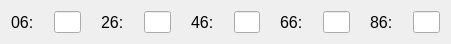
    <widget class="QWidget" name="layoutWidget_25">
     <property name="geometry">
      <rect>
       <x>10</x>
       <y>200</y>
       <width>451</width>
       <height>29</height>
      </rect>
     </property>
     <layout class="QHBoxLayout" name="MemoryRow06">
      <property name="spacing">
       <number>20</number>
      </property>
      <item>
       <layout class="QHBoxLayout" name="horizontalLayout_169">
        <item>
         <widget class="QLabel" name="label_241">
          <property name="font">
           <font>
            <pointsize>12</pointsize>
           </font>
          </property>
          <property name="text">
           <string>06:</string>
          </property>
         </widget>
        </item>
        <item>
         <widget class="QLineEdit" name="memLineEdit06">
          <property name="maxLength">
           <number>4</number>
          </property>
         </widget>
        </item>
       </layout>
      </item>
      <item>
       <layout class="QHBoxLayout" name="horizontalLayout_170">
        <item>
         <widget class="QLabel" name="label_242">
          <property name="font">
           <font>
            <pointsize>12</pointsize>
           </font>
          </property>
          <property name="text">
           <string>26:</string>
          </property>
         </widget>
        </item>
        <item>
         <widget class="QLineEdit" name="memLineEdit26">
          <property name="maxLength">
           <number>4</number>
          </property>
         </widget>
        </item>
       </layout>
      </item>
      <item>
       <layout class="QHBoxLayout" name="horizontalLayout_171">
        <item>
         <widget class="QLabel" name="label_243">
          <property name="font">
           <font>
            <pointsize>12</pointsize>
           </font>
          </property>
          <property name="text">
           <string>46:</string>
          </property>
         </widget>
        </item>
        <item>
         <widget class="QLineEdit" name="memLineEdit46">
          <property name="maxLength">
           <number>4</number>
          </property>
         </widget>
        </item>
       </layout>
      </item>
      <item>
       <layout class="QHBoxLayout" name="horizontalLayout_172">
        <item>
         <widget class="QLabel" name="label_244">
          <property name="font">
           <font>
            <pointsize>12</pointsize>
           </font>
          </property>
          <property name="text">
           <string>66:</string>
          </property>
         </widget>
        </item>
        <item>
         <widget class="QLineEdit" name="memLineEdit66">
          <property name="maxLength">
           <number>4</number>
          </property>
         </widget>
        </item>
       </layout>
      </item>
      <item>
       <layout class="QHBoxLayout" name="horizontalLayout_173">
        <item>
         <widget class="QLabel" name="label_245">
          <property name="font">
           <font>
            <pointsize>12</pointsize>
           </font>
          </property>
          <property name="text">
           <string>86:</string>
          </property>
         </widget>
        </item>
        <item>
         <widget class="QLineEdit" name="memLineEdit86">
          <property name="maxLength">
           <number>4</number>
          </property>
         </widget>
        </item>
       </layout>
      </item>
     </layout>
    </widget>
